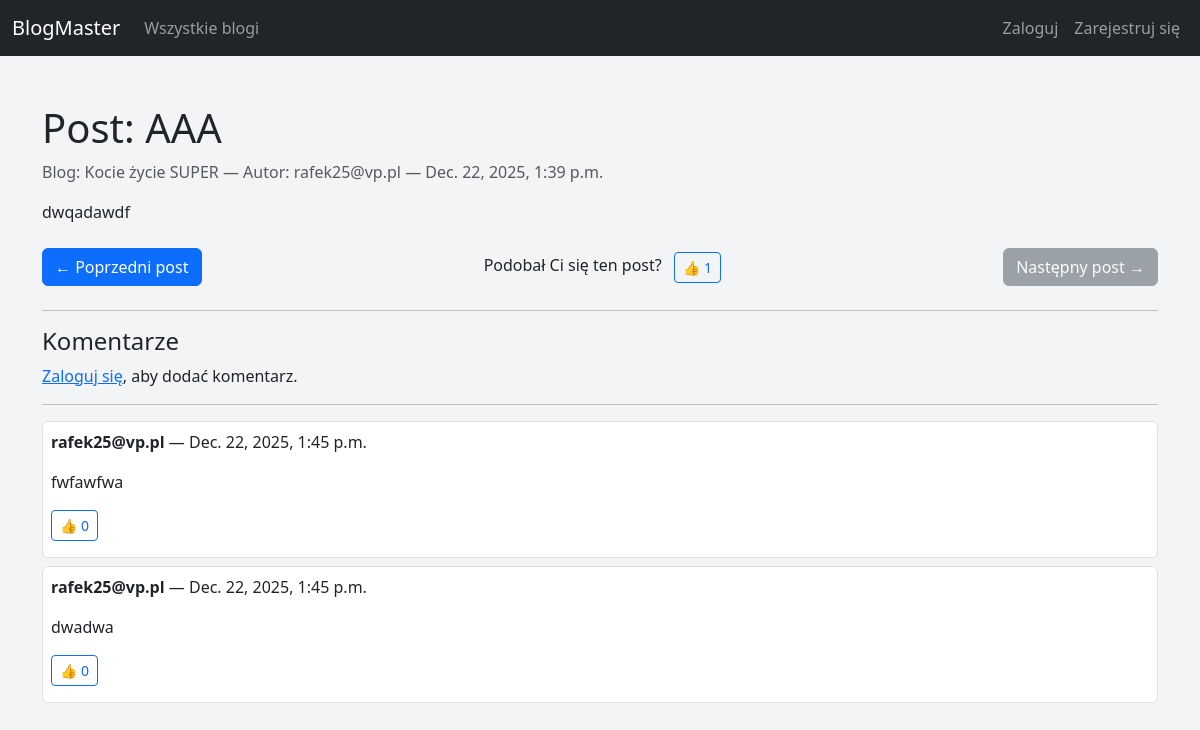
Screenshot of /posts/5/ with the database file from the repository.
### posts/models.py (models this page shows, shortened)
class Post(models.Model):
    blog = models.ForeignKey(Blog, on_delete=models.CASCADE, related_name='posts')
    author = models.ForeignKey(User, on_delete=models.SET_NULL, null=True)
    title = models.CharField(max_length=200)
    content = models.TextField()
    created_at = models.DateTimeField(auto_now_add=True)
    updated_at = models.DateTimeField(auto_now=True)
    likes = models.ManyToManyField(User, related_name="liked_posts", blank=True)

### blogs/models.py (models this page shows, shortened)
class Blog(models.Model):
    owner = models.ForeignKey(User, on_delete=models.CASCADE, related_name='blogs')
    title = models.CharField(max_length=200)
    description = models.TextField(blank=True)
    created_at = models.DateTimeField(auto_now_add=True)

### accounts/models.py (models this page shows)
class CustomUser(AbstractBaseUser, PermissionsMixin):
    email = models.EmailField(unique=True)
    date_joined = models.DateTimeField(default=timezone.now)
    is_active = models.BooleanField(default=True)
    is_staff = models.BooleanField(default=False)
    USERNAME_FIELD = "email"
    REQUIRED_FIELDS = []  # nie wymagamy nic więcej przy tworzeniu superusera
    objects = CustomUserManager()
    def __str__(self):
        return self.email

### comments/models.py (models this page shows, shortened)
class Comment(models.Model):
    post = models.ForeignKey(Post, on_delete=models.CASCADE, related_name='comments')
    author = models.ForeignKey(User, on_delete=models.SET_NULL, null=True)
    text = models.TextField()
    created_at = models.DateTimeField(auto_now_add=True)
    likes = models.ManyToManyField(User, related_name="liked_comments", blank=True)
    parent = models.ForeignKey(
        "self",
        on_delete=models.CASCADE,
        null=True,
        blank=True,
        related_name="replies"
    )
    class Meta:
        ordering = ["-created_at"]

### posts/views.py (the view)
# urls.py: path('<int:pk>/', post_detail, name='post_detail'),
def post_detail(request, pk):
    post = get_object_or_404(Post, pk=pk)
    previous_post = Post.objects.filter(id__lt=post.id).order_by('-id').first()
    next_post = Post.objects.filter(id__gt=post.id).order_by('id').first()
    top_level_comments = post.comments.filter(parent__isnull=True)
    return render(request, 'posts/post_detail.html', {
        'post': post,
        'comment_form': CommentForm(),
        'top_level_comments': top_level_comments,
        'previous_post': previous_post,
        'next_post': next_post,
    })

### posts/templates/posts/post_detail.html (shortened to what this page needs)
{% extends 'base.html' %}
{% block content %}
<h1>Post: {{ post.title }}</h1>
<p class="text-muted">
    Blog: {{ post.blog.title }} — Autor: {{ post.author }} — {{ post.created_at }}
</p>
<div class="mb-4">{{ post.content|linebreaks }}</div>
<div class="d-flex justify-content-between align-items-center my-4">
    <div>
        {% if previous_post %}
            <a href="{% url 'post_detail' previous_post.id %}" class="btn btn-primary">
                ← Poprzedni post
            </a>
        {% else %}
            <button class="btn btn-secondary" disabled>← Poprzedni post</button>
        {% endif %}
    </div>
    <div class="text-center">
        <span class="me-2">Podobał Ci się ten post?</span>
        <button class="btn btn-sm like-post-btn
                {% if user in post.likes.all %}btn-primary{% else %}btn-outline-primary{% endif %}"
                data-id="{{ post.id }}">
            👍 <span class="post-like-count">{{ post.likes.count }}</span>
        </button>
    </div>
    <div>
        {% if next_post %}
            <a href="{% url 'post_detail' next_post.id %}" class="btn btn-primary">
                Następny post →
            </a>
        {% else %}
            <button class="btn btn-secondary" disabled>Następny post →</button>
        {% endif %}
    </div>
</div>
<hr>
<h4>Komentarze</h4>
{% if user.is_authenticated %}
    {% include 'comments/comment_form.html' with post=post comment_form=comment_form %}
{% else %}
    <p><a href="/accounts/login/">Zaloguj się</a>, aby dodać komentarz.</p>
{% endif %}
<hr>
<div id="comments-container">
    {% for comment in top_level_comments %}
        {% include "comments/comment.html" with comment=comment post=post %}
    {% empty %}
        <p>Brak komentarzy.</p>
    {% endfor %}
</div>
{% endblock %}

### comments/templates/comments/comment.html (shortened to what this page needs)
<div class="border rounded p-2 mb-2 bg-white" id="comment-{{ comment.id }}">
    <strong>{{ comment.author }}</strong> — {{ comment.created_at }}<br>
    <p>{{ comment.text|linebreaks }}</p>
    <button class="btn btn-sm like-comment-btn
    {% if user in comment.likes.all %}btn-primary{% else %}btn-outline-primary{% endif %}"
        data-id="{{ comment.id }}">
        👍 <span class="comment-like-count">{{ comment.likes.count }}</span>
    </button>
</div>

### posts/templates/posts/post_detail.html (style rules this page uses)
body { background-color: #f3f4f6; font-family: 'Segoe UI', sans-serif; }

### rows the page displays
Post: title "AAA", blog "Kocie życie SUPER", author "rafek25@vp.pl", created_at "Dec. 22, 2025, 1:39 p.m.", content "dwqadawdf", likes.count "1"
Comment: author "rafek25@vp.pl", created_at "Dec. 22, 2025, 1:45 p.m.", text "fwfawfwa", likes.count "0"
Comment: author "rafek25@vp.pl", created_at "Dec. 22, 2025, 1:45 p.m.", text "dwadwa", likes.count "0"
